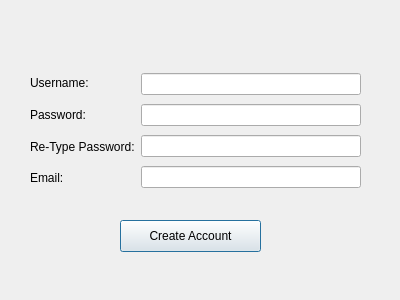
<?xml version="1.0" encoding="UTF-8"?>
<ui version="4.0">
 <class>CreateUser</class>
 <widget class="QDialog" name="CreateUser">
  <property name="geometry">
   <rect>
    <x>0</x>
    <y>0</y>
    <width>400</width>
    <height>300</height>
   </rect>
  </property>
  <property name="windowTitle">
   <string>Dialog</string>
  </property>
  <widget class="QPushButton" name="CreateAccountButton">
   <property name="geometry">
    <rect>
     <x>120</x>
     <y>220</y>
     <width>141</width>
     <height>32</height>
    </rect>
   </property>
   <property name="text">
    <string>Create Account</string>
   </property>
  </widget>
  <widget class="QWidget" name="layoutWidget">
   <property name="geometry">
    <rect>
     <x>30</x>
     <y>70</y>
     <width>331</width>
     <height>121</height>
    </rect>
   </property>
   <layout class="QHBoxLayout" name="horizontalLayout">
    <item>
     <layout class="QVBoxLayout" name="verticalLayout_2">
      <item>
       <widget class="QLabel" name="label">
        <property name="text">
         <string>Username: </string>
        </property>
       </widget>
      </item>
      <item>
       <widget class="QLabel" name="label_2">
        <property name="text">
         <string>Password: </string>
        </property>
       </widget>
      </item>
      <item>
       <widget class="QLabel" name="label_3">
        <property name="text">
         <string>Re-Type Password:</string>
        </property>
       </widget>
      </item>
      <item>
       <widget class="QLabel" name="label_4">
        <property name="text">
         <string>Email:</string>
        </property>
       </widget>
      </item>
     </layout>
    </item>
    <item>
     <layout class="QVBoxLayout" name="verticalLayout">
      <item>
       <widget class="QLineEdit" name="CreateUsername"/>
      </item>
      <item>
       <widget class="QLineEdit" name="CreatePassword">
        <property name="echoMode">
         <enum>QLineEdit::Password</enum>
        </property>
       </widget>
      </item>
      <item>
       <widget class="QLineEdit" name="CreatePasswordCopy">
        <property name="echoMode">
         <enum>QLineEdit::Password</enum>
        </property>
       </widget>
      </item>
      <item>
       <widget class="QLineEdit" name="CreateEmail"/>
      </item>
     </layout>
    </item>
   </layout>
  </widget>
 </widget>
 <resources/>
 <connections/>
</ui>
